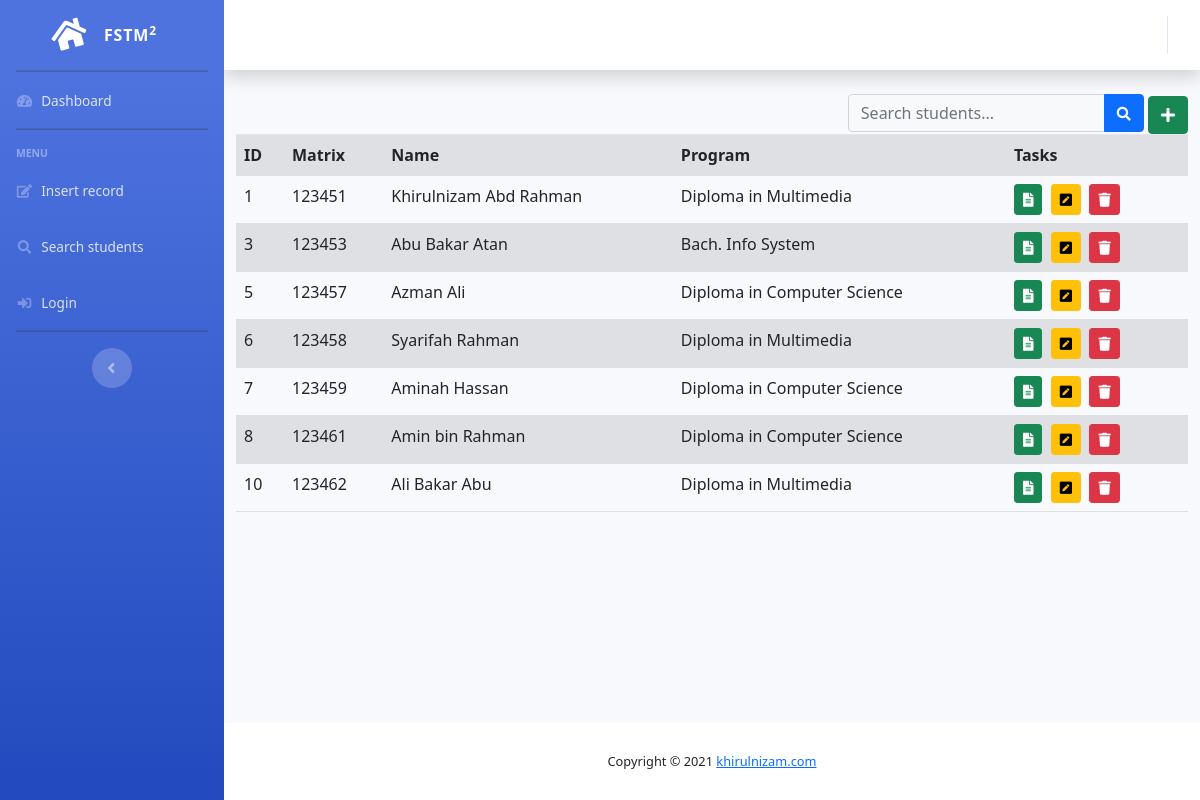
/search-admin.php, run on an earlier commit of the app's database.
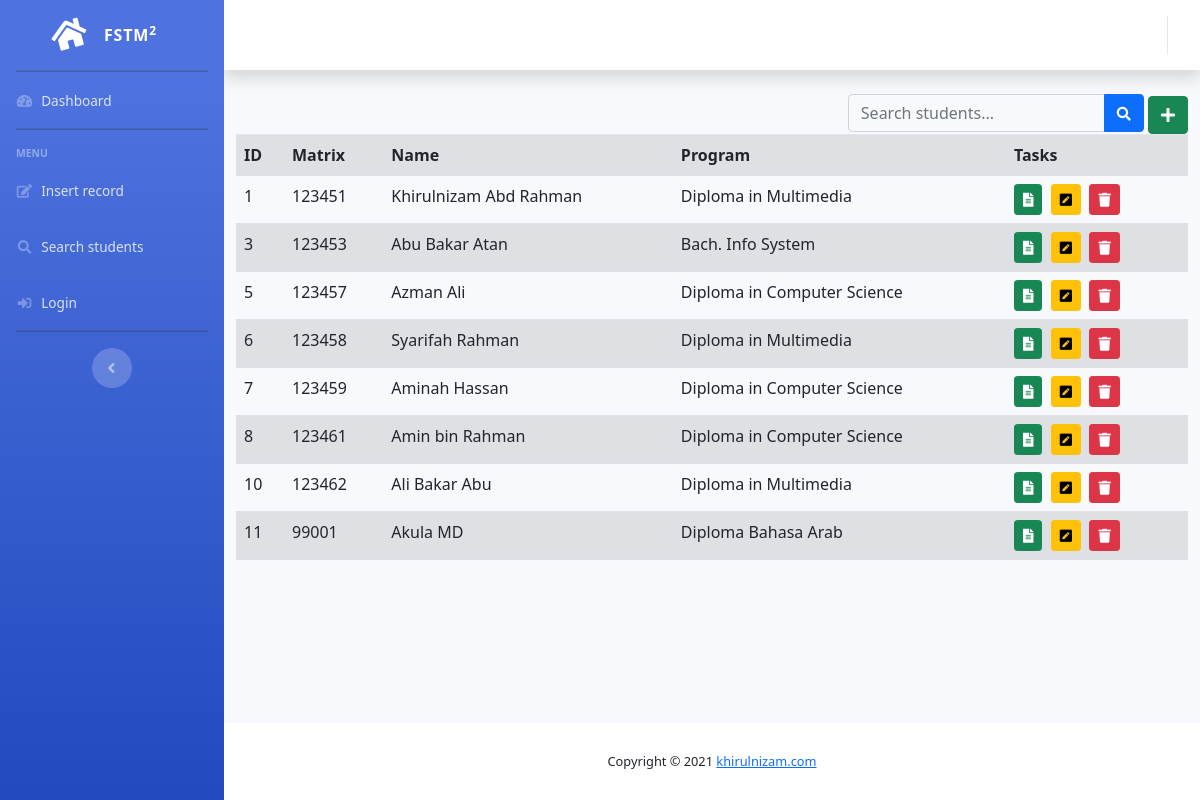
And on a later commit of the database.
### tables this page shows
CREATE TABLE IF NOT EXISTS `students` (
  `id` int(11) unsigned NOT NULL AUTO_INCREMENT,
  `matrixno` varchar(10) NOT NULL,
  `name` varchar(50) DEFAULT NULL,
  `address` blob,
  `dob` date DEFAULT NULL,
  `programcode` varchar(6) DEFAULT NULL,
  `rshortcourses` varchar(255) DEFAULT NULL,
  `codefaculty` varchar(50) DEFAULT NULL,
  PRIMARY KEY (`matrixno`),
  KEY `id` (`id`)
);

CREATE TABLE IF NOT EXISTS `programs` (
  `id` int(11) NOT NULL AUTO_INCREMENT,
  `programcode` varchar(6) NOT NULL DEFAULT '0',
  `programname` varchar(50) NOT NULL DEFAULT '0',
  `codefaculty` varchar(50) DEFAULT NULL,
  PRIMARY KEY (`id`)
);

### search-admin.php (the view, shortened to what this page needs)
<?php
	include "include/header.template.php";
?>
<div class="float-right">
          <form class="d-none d-sm-inline-block form-inline mr-auto ml-md-3 my-2 my-md-0 mw-100 navbar-search"
          method="get" action="">
            <div class="input-group">
              <input type="text" name="keyword"
              class="form-control bg-light border-1 small" placeholder="Search students..." aria-label="Search" aria-describedby="basic-addon2">
              <div class="input-group-append">
                <button class="btn btn-primary" type="submit">
                  <i class="fas fa-search fa-sm"></i>
                </button>
              </div>
            </div>
          </form>
          <button href="forminsert.php" class="btn btn-success"
          	 title="Add new student">
          	<i class="fas fa-plus"></i>
          </button>
</div>
<?php
include "include/dbconnect.php";
if(isset($_GET['keyword'])){
	$keyword=$_GET['keyword'];
	$sql = "SELECT students.id, matrixno, name, address,
			students.programcode, programname
				FROM students
				INNER JOIN programs
				ON students.programcode = programs.programcode
				WHERE name LIKE '%$keyword%'
				ORDER BY matrixno ASC";
}
else{
	$sql = "SELECT students.id, matrixno, name, address,
		students.programcode, programname
		FROM students
		INNER JOIN programs
		ON students.programcode = programs.programcode
		ORDER BY matrixno ASC";
}
$result = mysqli_query($conn, $sql);
if (mysqli_num_rows($result) > 0) {
    ?>
	<table class="table table-striped">
		<tr>
			<th>ID</th>
			<th>Matrix</th>
			<th>Name</th>
			<th>Program</th>
			<th>Tasks</th>
		</tr>
	<?php
    while($row = mysqli_fetch_assoc($result)) {
    	$id=$row['id'];
    	echo "<tr>";
        echo "<td> $id </td>";
        echo "<td> ".$row['matrixno'] ."</td>";
        echo "<td> ".$row['name'] ."</td>";
        echo "<td> ".$row['programname'] ."</td>";
        echo "<td> ";
        echo "<a href='formshow.php?x=$id' ".
    			"class='btn btn-success btn-sm'>".
    			"<i class='fas fa-file-alt'></i>".
    			"</a> &nbsp;";
        echo "<a href='formupdate.php?x=$id' ".
    			"class='btn btn-warning btn-sm'>".
    			"<i class='fas fa-pen-square'></i>".
    			"</a> &nbsp;";
        echo "<button class='btn btn-danger btn-sm'".
        		"onclick='confirmdelete($id)'>".
    			"<i class='fas fa-trash'></i>".
    			"</button> &nbsp;";
        echo "</td></tr>\n";
    }
    ?>
	</table>
    <?php
}
else {
    echo "Search not found";
}
?>
<?php
	include "include/footer.template.php";
?>

What changed in the data, as far as the page shows it:
added students: id "11", matrixno "99001", name "Akula MD", programs.programname "Diploma Bahasa Arab"
